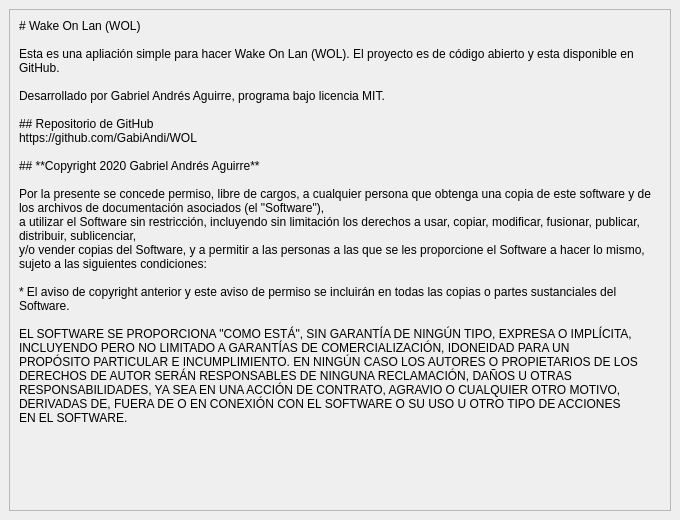
<?xml version="1.0" encoding="UTF-8"?>
<ui version="4.0">
 <class>AcercaDeWindow</class>
 <widget class="QMainWindow" name="AcercaDeWindow">
  <property name="windowModality">
   <enum>Qt::ApplicationModal</enum>
  </property>
  <property name="geometry">
   <rect>
    <x>0</x>
    <y>0</y>
    <width>680</width>
    <height>520</height>
   </rect>
  </property>
  <property name="minimumSize">
   <size>
    <width>680</width>
    <height>520</height>
   </size>
  </property>
  <property name="maximumSize">
   <size>
    <width>680</width>
    <height>520</height>
   </size>
  </property>
  <property name="windowTitle">
   <string>Acerca de</string>
  </property>
  <property name="windowIcon">
   <iconset>
    <normaloff>icono.ico</normaloff>icono.ico</iconset>
  </property>
  <widget class="QWidget" name="centralwidget">
   <layout class="QVBoxLayout" name="verticalLayout">
    <item>
     <widget class="QScrollArea" name="scrollArea">
      <property name="widgetResizable">
       <bool>true</bool>
      </property>
      <widget class="QWidget" name="scrollAreaWidgetContents">
       <property name="geometry">
        <rect>
         <x>0</x>
         <y>0</y>
         <width>660</width>
         <height>500</height>
        </rect>
       </property>
       <layout class="QVBoxLayout" name="verticalLayout_2">
        <item>
         <widget class="QLabel" name="labelInfo">
          <property name="text">
           <string># Wake On Lan (WOL)

Esta es una apliación simple para hacer Wake On Lan (WOL). El proyecto es de código abierto y esta disponible en GitHub.

Desarrollado por Gabriel Andrés Aguirre, programa bajo licencia MIT. 

## Repositorio de GitHub
https://github.com/GabiAndi/WOL

## **Copyright 2020 Gabriel Andrés Aguirre**

Por la presente se concede permiso, libre de cargos, a cualquier persona que obtenga una copia de este software y de los archivos de documentación asociados (el &quot;Software&quot;), 
a utilizar el Software sin restricción, incluyendo sin limitación los derechos a usar, copiar, modificar, fusionar, publicar, distribuir, sublicenciar, 
y/o vender copias del Software, y a permitir a las personas a las que se les proporcione el Software a hacer lo mismo, sujeto a las siguientes condiciones:

* El aviso de copyright anterior y este aviso de permiso se incluirán en todas las copias o partes sustanciales del Software.

EL SOFTWARE SE PROPORCIONA &quot;COMO ESTÁ&quot;, SIN GARANTÍA DE NINGÚN TIPO, EXPRESA O IMPLÍCITA, INCLUYENDO PERO NO LIMITADO A GARANTÍAS DE COMERCIALIZACIÓN, IDONEIDAD PARA UN 
PROPÓSITO PARTICULAR E INCUMPLIMIENTO. EN NINGÚN CASO LOS AUTORES O PROPIETARIOS DE LOS DERECHOS DE AUTOR SERÁN RESPONSABLES DE NINGUNA RECLAMACIÓN, DAÑOS U OTRAS 
RESPONSABILIDADES, YA SEA EN UNA ACCIÓN DE CONTRATO, AGRAVIO O CUALQUIER OTRO MOTIVO, DERIVADAS DE, FUERA DE O EN CONEXIÓN CON EL SOFTWARE O SU USO U OTRO TIPO DE ACCIONES 
EN EL SOFTWARE.</string>
          </property>
          <property name="textFormat">
           <enum>Qt::MarkdownText</enum>
          </property>
          <property name="alignment">
           <set>Qt::AlignLeading|Qt::AlignLeft|Qt::AlignTop</set>
          </property>
          <property name="wordWrap">
           <bool>true</bool>
          </property>
         </widget>
        </item>
       </layout>
      </widget>
     </widget>
    </item>
   </layout>
  </widget>
 </widget>
 <resources/>
 <connections/>
</ui>
